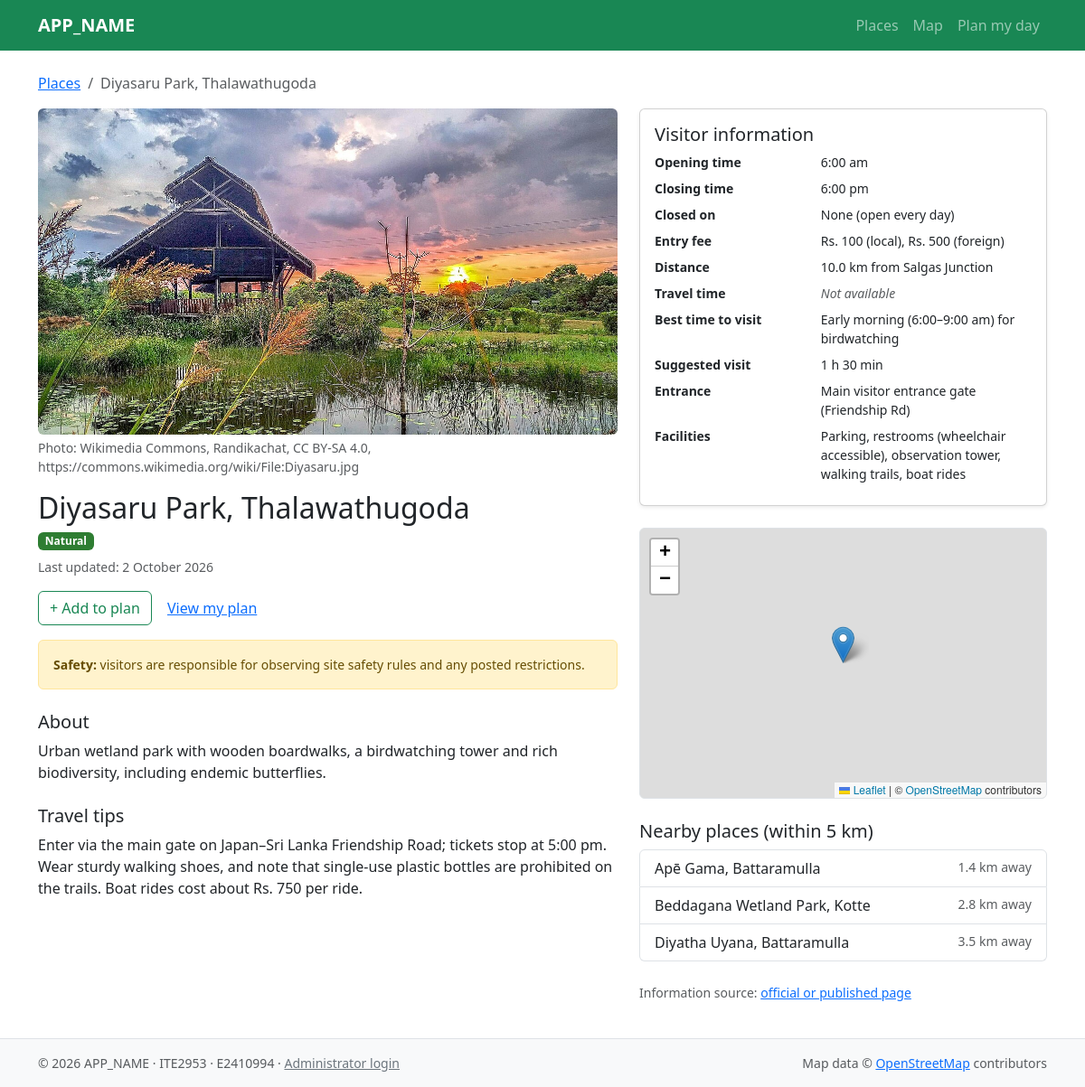
The app's page /place.php?id=3 with its own data.
### tables this page shows
CREATE TABLE place (
  place_id           INT UNSIGNED NOT NULL AUTO_INCREMENT,
  name               VARCHAR(120) NOT NULL,
  summary            VARCHAR(200) NOT NULL,
  description        TEXT         NOT NULL,
  latitude           DECIMAL(9,6) NOT NULL,
  longitude          DECIMAL(9,6) NOT NULL,
  access_point       VARCHAR(150) NULL,
  opening_time       TIME NULL,
  closing_time       TIME NULL,
  closed_days        SET('Mon','Tue','Wed','Thu','Fri','Sat','Sun','Poya') NOT NULL DEFAULT '',
  entry_fee          VARCHAR(120) NULL,
  best_time          VARCHAR(120) NULL,
  visit_duration_min SMALLINT UNSIGNED NULL,
  travel_tips        TEXT NULL,
  facilities         VARCHAR(255) NULL,
  distance_km        DECIMAL(5,2) NULL,
  travel_min         SMALLINT UNSIGNED NULL,
  info_source        VARCHAR(255) NULL,
  is_active          TINYINT(1) NOT NULL DEFAULT 1,
  created_at         DATETIME NOT NULL DEFAULT CURRENT_TIMESTAMP,
  updated_at         DATETIME NOT NULL DEFAULT CURRENT_TIMESTAMP ON UPDATE CURRENT_TIMESTAMP,
  PRIMARY KEY (place_id),
  KEY idx_place_active_distance (is_active, distance_km)
);

CREATE TABLE place_photo (
  photo_id    INT UNSIGNED NOT NULL AUTO_INCREMENT,
  place_id    INT UNSIGNED NOT NULL,
  file_path   VARCHAR(255) NOT NULL,
  caption     VARCHAR(150) NULL,
  source      VARCHAR(255) NOT NULL,
  sort_order  TINYINT UNSIGNED NOT NULL DEFAULT 1,
  uploaded_at DATETIME NOT NULL DEFAULT CURRENT_TIMESTAMP,
  PRIMARY KEY (photo_id),
  CONSTRAINT fk_photo_place FOREIGN KEY (place_id) REFERENCES place(place_id) ON DELETE CASCADE
);

CREATE TABLE category (
  category_id  TINYINT UNSIGNED NOT NULL AUTO_INCREMENT,
  name         VARCHAR(30) NOT NULL,
  badge_colour CHAR(7)     NOT NULL,
  marker_icon  VARCHAR(50) NULL,
  PRIMARY KEY (category_id),
  UNIQUE KEY uq_category_name (name)
);

### includes/bootstrap.php (called while the page is built, shortened)
<?php
require_once __DIR__ . '/helpers.php';
spl_autoload_register(function (string $class): void {
    $file = __DIR__ . '/../src/' . $class . '.php';
});

### src/Database.php (called while the page is built, shortened)
<?php
final class Database
{
    private static ?PDO $pdo = null;
    public static function getConnection(): PDO
    {
        if (self::$pdo === null) {
            $dsn = sprintf(
                'mysql:host=%s;port=%d;dbname=%s;charset=utf8mb4',
                DB_HOST, DB_PORT, DB_NAME
            );
            self::$pdo = new PDO($dsn, DB_USER, DB_PASS, [
                PDO::ATTR_ERRMODE            => PDO::ERRMODE_EXCEPTION,
                PDO::ATTR_DEFAULT_FETCH_MODE => PDO::FETCH_ASSOC,
                PDO::ATTR_EMULATE_PREPARES   => false,
            ]);
        }
        return self::$pdo;
    }
}

### src/Place.php (called while the page is built, shortened)
<?php
final class Place
{
    public readonly int $placeId;
    public readonly array $categoryIds;
    public readonly ?float $latitude;
    public readonly ?float $longitude;
    private function __construct(array $row)
    {
        $float = fn(string $k): ?float => isset($row[$k]) ? (float) $row[$k] : null;
        $int   = fn(string $k): ?int   => isset($row[$k]) ? (int) $row[$k] : null;
        $this->placeId     = (int) $row['place_id'];
        $this->name        = $row['name'];
        $this->distanceKm  = $float('distance_km');
        $this->categoryIds = isset($row['category_ids'])
            ? array_map('intval', explode(',', $row['category_ids']))
            : [];
        $this->description      = $row['description'] ?? null;
        $this->latitude         = $float('latitude');
        $this->longitude        = $float('longitude');
        $this->accessPoint      = $row['access_point'] ?? null;
        $this->openingTime      = $row['opening_time'] ?? null;
        $this->closingTime      = $row['closing_time'] ?? null;
        $this->closedDays       = !empty($row['closed_days']) ? explode(',', $row['closed_days']) : [];
        $this->entryFee         = $row['entry_fee'] ?? null;
        $this->bestTime         = $row['best_time'] ?? null;
        $this->visitDurationMin = $int('visit_duration_min');
        $this->travelTips       = $row['travel_tips'] ?? null;
        $this->facilities       = $row['facilities'] ?? null;
        $this->travelMin        = $int('travel_min');
        $this->infoSource       = $row['info_source'] ?? null;
        $this->updatedAt        = $row['updated_at'] ?? null;
        $this->nearbyKm         = $float('nearby_km');
    }
    public function getCategories(): array
    {
        $all = Category::findAll();
        return array_values(array_filter(
            array_map(fn(int $id) => $all[$id] ?? null, $this->categoryIds)
        ));
    }
    public static function findById(int $id, bool $includeInactive = false): ?self
    {
        $stmt = Database::getConnection()->prepare(
            'SELECT p.*,
                    (SELECT GROUP_CONCAT(pc.category_id ORDER BY pc.is_primary DESC, pc.category_id)
                       FROM place_category pc
                      WHERE pc.place_id = p.place_id) AS category_ids
               FROM place p
              WHERE p.place_id = ?' . ($includeInactive ? '' : ' AND p.is_active = 1')
        );
        $stmt->execute([$id]);
        $row = $stmt->fetch();
        return $row === false ? null : new self($row);
    }
    public function findNearby(float $radiusKm = 5.0, int $limit = 5): array
    {
        $sql = 'SELECT place_id, name, distance_km, nearby_km
                  FROM (SELECT p.place_id, p.name, p.distance_km,
                               6371 * 2 * ASIN(SQRT(
                                   POW(SIN(RADIANS(p.latitude - :lat1) / 2), 2) +
                                   COS(RADIANS(:lat2)) * COS(RADIANS(p.latitude)) *
                                   POW(SIN(RADIANS(p.longitude - :lng) / 2), 2)
                               )) AS nearby_km
                          FROM place p
                         WHERE p.is_active = 1 AND p.place_id <> :id) AS d
                 WHERE nearby_km <= :radius
                 ORDER BY nearby_km
                 LIMIT :lim';
        $stmt = Database::getConnection()->prepare($sql);
        $stmt->bindValue(':lat1', $this->latitude);
        $stmt->bindValue(':lat2', $this->latitude);
        $stmt->bindValue(':lng', $this->longitude);
        $stmt->bindValue(':id', $this->placeId, PDO::PARAM_INT);
        $stmt->bindValue(':radius', $radiusKm);
        $stmt->bindValue(':lim', $limit, PDO::PARAM_INT);
        $stmt->execute();
        return array_map(fn(array $row) => new self($row), $stmt->fetchAll());
    }
    public function getPhotos(): array
    {
        return PlacePhoto::findByPlace($this->placeId);
    }
    public function hasCategory(string $name): bool
    {
        foreach ($this->getCategories() as $category) {
            if ($category->name === $name) {
                return true;
            }
        }
        return false;
    }
}

### src/PlacePhoto.php (called while the page is built, shortened)
<?php
final class PlacePhoto
{
    public static function findByPlace(int $placeId): array
    {
        $stmt = Database::getConnection()->prepare(
            'SELECT photo_id, place_id, file_path, caption, source, sort_order
               FROM place_photo
              WHERE place_id = ?
              ORDER BY sort_order, photo_id'
        );
        $stmt->execute([$placeId]);
        return array_map(fn(array $r) => new self(
            (int) $r['photo_id'],
            (int) $r['place_id'],
            $r['file_path'],
            $r['caption'],
            $r['source'],
            (int) $r['sort_order']
        ), $stmt->fetchAll());
    }
}

### src/Category.php (called while the page is built, shortened)
<?php
final class Category
{
    private static ?array $cache = null;
    public static function findAll(): array
    {
        if (self::$cache === null) {
            self::$cache = [];
            $rows = Database::getConnection()
                ->query('SELECT category_id, name, badge_colour, marker_icon FROM category ORDER BY category_id')
                ->fetchAll();
            foreach ($rows as $r) {
                self::$cache[(int) $r['category_id']] = new self(
                    (int) $r['category_id'],
                    $r['name'],
                    $r['badge_colour'],
                    $r['marker_icon']
                );
            }
        }
        return self::$cache;
    }
}

### place.php (the view, shortened to what this page needs)
<?php
require __DIR__ . '/includes/bootstrap.php';
$id    = filter_input(INPUT_GET, 'id', FILTER_VALIDATE_INT, ['options' => ['min_range' => 1]]);
$place = $id ? Place::findById($id) : null;
    ?>
    <?php
$photos     = $place->getPhotos();
$categories = $place->getCategories();
$nearby     = $place->findNearby(5.0, 5);
$isNatural  = $place->hasCategory('natural');
$dayNames = [
    'Mon' => 'Monday', 'Tue' => 'Tuesday', 'Wed' => 'Wednesday', 'Thu' => 'Thursday',
    'Fri' => 'Friday', 'Sat' => 'Saturday', 'Sun' => 'Sunday', 'Poya' => 'Poya days',
];
$closedText = $place->closedDays === []
    ? 'None (open every day)'
    : implode(', ', array_map(fn(string $d) => $dayNames[$d] ?? $d, $place->closedDays));
$updated = $place->updatedAt !== null ? (new DateTime($place->updatedAt))->format('j F Y') : null;
$sourceUrl = $place->infoSource;
$sourceOk  = $sourceUrl !== null
    && filter_var($sourceUrl, FILTER_VALIDATE_URL) !== false
    && preg_match('#^https?://#i', $sourceUrl) === 1;
$details = [
    'Opening time'      => show_value(format_time($place->openingTime)),
    'Closing time'      => show_value(format_time($place->closingTime)),
    'Closed on'         => h($closedText),
    'Entry fee'         => show_value($place->entryFee),
    'Distance'          => show_value($place->distanceKm !== null
                              ? number_format($place->distanceKm, 1) . ' km from Salgas Junction' : null),
    'Travel time'       => show_value($place->travelMin !== null
                              ? $place->travelMin . ' min by road from Salgas Junction' : null),
    'Best time to visit'=> show_value($place->bestTime),
    'Suggested visit'   => show_value(format_duration($place->visitDurationMin)),
    'Entrance'          => show_value($place->accessPoint),
    'Facilities'        => show_value($place->facilities),
];
require __DIR__ . '/includes/header.php';
?>
<nav aria-label="breadcrumb">
  <ol class="breadcrumb">
    <li class="breadcrumb-item"><a href="<?= h(url('index.php')) ?>">Places</a></li>
    <li class="breadcrumb-item active" aria-current="page"><?= h($place->name) ?></li>
  </ol>
</nav>
<div class="row g-4">
  <div class="col-lg-7">
    <?php if ($photos === []): ?>
      <img src="<?= h(url('assets/img/placeholder.svg')) ?>" class="img-fluid rounded mb-3 place-photo w-100"
           alt="No photo available for <?= h($place->name) ?>">
    <?php else: ?>
      <div id="placePhotos" class="carousel slide mb-3">
        <div class="carousel-inner">
          <?php foreach ($photos as $i => $photo): ?>
            <figure class="carousel-item mb-0 <?= $i === 0 ? 'active' : '' ?>">
              <img src="<?= h(url($photo->filePath)) ?>" class="d-block w-100 rounded place-photo"
                   alt="<?= h($photo->caption ?? $place->name) ?>">
              <figcaption class="small text-muted mt-1">Photo: <?= h($photo->source) ?></figcaption>
            </figure>
          <?php endforeach; ?>
        </div>
      </div>
    <?php endif; ?>
    <h1 class="h2 mb-2"><?= h($place->name) ?></h1>
    <div class="d-flex flex-wrap gap-1 mb-2">
      <?php foreach ($categories as $cat): ?>
        <span class="badge badge-cat" style="background-color: <?= h($cat->badgeColour) ?>"><?= h(ucfirst($cat->name)) ?></span>
      <?php endforeach; ?>
    </div>
    <p class="small text-muted">Last updated: <?= show_value($updated) ?></p>
    <p>
      <button type="button" class="btn btn-outline-success btn-plan"
              data-add-to-plan="<?= $place->placeId ?>" data-name="<?= h($place->name) ?>">+ Add to plan</button>
      <a class="btn btn-link" href="<?= h(url('plan.php')) ?>">View my plan</a>
    </p>
    <?php if ($isNatural): ?>
      <div class="alert alert-warning small" role="note">
        <strong>Safety:</strong> visitors are responsible for observing site safety rules and any posted restrictions.
      </div>
    <?php endif; ?>
    <h2 class="h5 mt-4">About</h2>
    <p><?= show_value($place->description) ?></p>
    <h2 class="h5 mt-4">Travel tips</h2>
    <p><?= show_value($place->travelTips) ?></p>
  </div>
  <div class="col-lg-5">
    <div class="card shadow-sm mb-4">
      <div class="card-body">
        <h2 class="h5">Visitor information</h2>
        <dl class="row mb-0 small">
          <?php foreach ($details as $label => $html): ?>
            <dt class="col-5"><?= h($label) ?></dt>
            <dd class="col-7"><?= $html ?></dd>
          <?php endforeach; ?>
        </dl>
      </div>
    </div>
    <div id="place-map" class="rounded border mb-4"
         data-lat="<?= h((string) $place->latitude) ?>"
         data-lng="<?= h((string) $place->longitude) ?>"
         data-name="<?= h($place->name) ?>"
         role="region" aria-label="Map showing <?= h($place->name) ?>"></div>
    <h2 class="h5">Nearby places (within 5 km)</h2>
    <?php if ($nearby === []): ?>
      <p class="small text-muted">No other places within 5 km.</p>
    <?php else: ?>
      <div class="list-group mb-4">
        <?php foreach ($nearby as $n): ?>
          <a class="list-group-item list-group-item-action d-flex justify-content-between"
             href="<?= h(url('place.php?id=' . $n->placeId)) ?>">
            <span><?= h($n->name) ?></span>
            <span class="text-muted small"><?= h(number_format((float) $n->nearbyKm, 1)) ?> km away</span>
          </a>
        <?php endforeach; ?>
      </div>
    <?php endif; ?>
    <?php if ($sourceOk): ?>
      <p class="small text-muted">
        Information source:
        <a href="<?= h($sourceUrl) ?>" target="_blank" rel="noopener noreferrer">official or published page</a>
      </p>
    <?php endif; ?>
  </div>
</div>
<?php require __DIR__ . '/includes/footer.php'; ?>

### assets/css/style.css (style rules this page uses)
.badge-cat { color: #fff; }
.place-photo { aspect-ratio: 16 / 9; object-fit: cover; }
#place-map { height: 300px; }
.btn-plan { position: relative; z-index: 2; }

### records on screen
place: name "Diyasaru Park, Thalawathugoda", updated_at "2 October 2026", description "Urban wetland park with wooden boardwalks, a birdwatching tower and rich biodiversity, including endemic butterflies.", travel_tips "Enter via the main gate on Japan–Sri Lanka Friendship Road; tickets stop at 5:00 pm. Wear sturdy walking shoes, and note that single-use plastic bottles are prohibited on the trails. Boat rides cost about Rs. 750 per ride.", entry_fee "Rs. 100 (local), Rs. 500 (foreign)", best_time "Early morning (6:00–9:00 am) for birdwatching", access_point "Main visitor entrance gate (Friendship Rd)", facilities "Parking, restrooms (wheelchair accessible), observation tower, walking trails, boat rides"
place_photo: file_path (picture), source "Wikimedia Commons, Randikachat, CC BY-SA 4.0, https://commons.wikimedia.org/wiki/File:Diyasaru.jpg"
category: name "Natural"

### other values on screen
APP_NAME "APP_NAME"
$label "Places"
$label "Map"
$label "Plan my day"
$label "Opening time"
$html "6:00 am"
$label "Closing time"
$html "6:00 pm"
$label "Closed on"
$html "None (open every day)"
$label "Entry fee"
$label "Distance"
$html "10.0 km from Salgas Junction"
$label "Travel time"
$label "Best time to visit"
